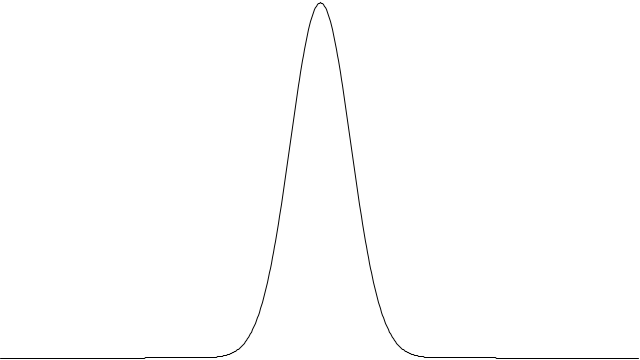
Frame 1 (no input)
Frame 60 (the mouse pressed at the canvas centre just before this capture): identical to frame 1, image omitted
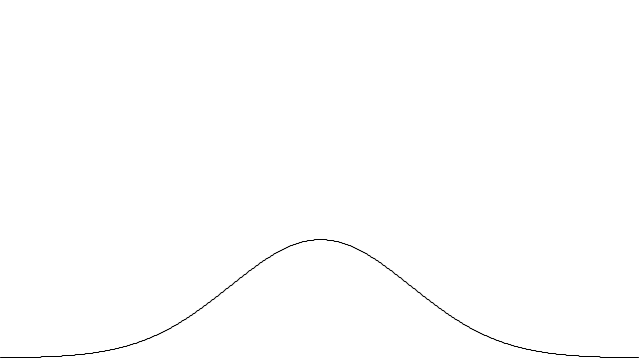
Frame 120 (the mouse held since frame 60 and released just before this capture)

The Processing sketch that drew these frames (run headless with seeded random() and noise(); from frame 60 on, the mouse is pressed at the canvas centre):

// Processing sketch: BellCurve
// ── BellCurve.pde
// Daniel Shiffman
// The Nature of Code
// http://www.shiffman.net/

float[] heights;

void setup() {
  size(640, 360);
  smooth();
}

void draw() {
  background(255);
  float e = 2.71828183;                       //"e", see http://mathforum.org/dr.math/faq/faq.e.html for more info
  float[] heights = new float[width];           //use an array to store all the "y" values
  float m = 0;                                 //default mean of 0 
  float sd = map(mouseX,0,width,0.4,2);     //standard deviation based on mouseX
  for (int i = 0; i < heights.length; i++) {
    float xcoord = map(i,0,width,-3,3);
    float sq2pi = sqrt(2*PI);                   //square root of 2 * PI
    float xmsq = -1*(xcoord-m)*(xcoord-m);      //-(x - mu)^2
    float sdsq = sd*sd;                         //variance (standard deviation squared)
    heights[i] = (1 / (sd * sq2pi)) * (pow(e, (xmsq/sdsq)));  //P(x) function
  }

  // a little for loop that draws a line between each point on the graph
  stroke(0);
  noFill();
  beginShape();
  for (int i = 0; i < heights.length-1; i++) {
    float x = i; 
    float y = map(heights[i], 0, 1, height-2, 2);
    vertex(x, y);
  }
  endShape();
}
